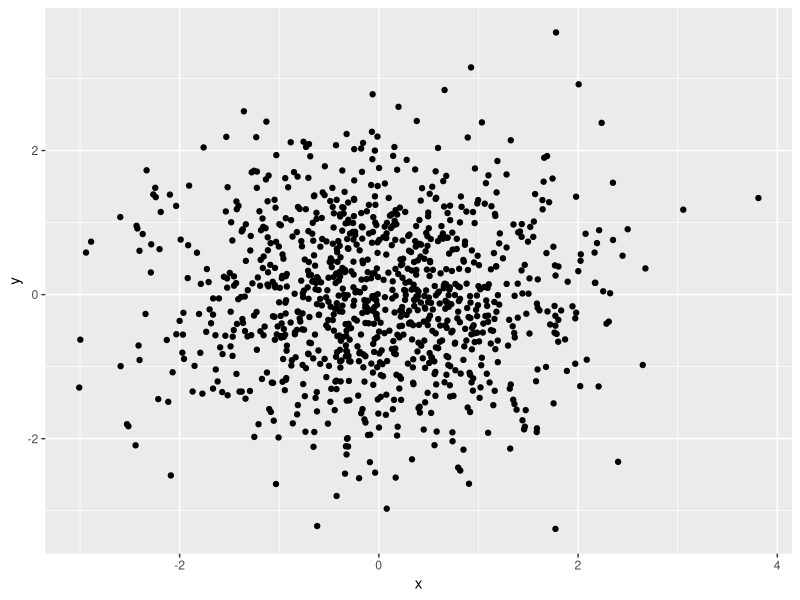
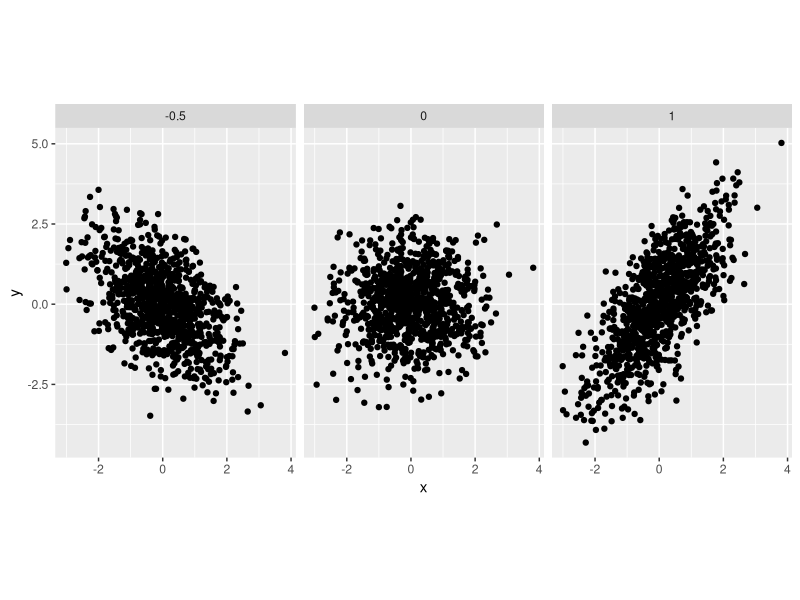
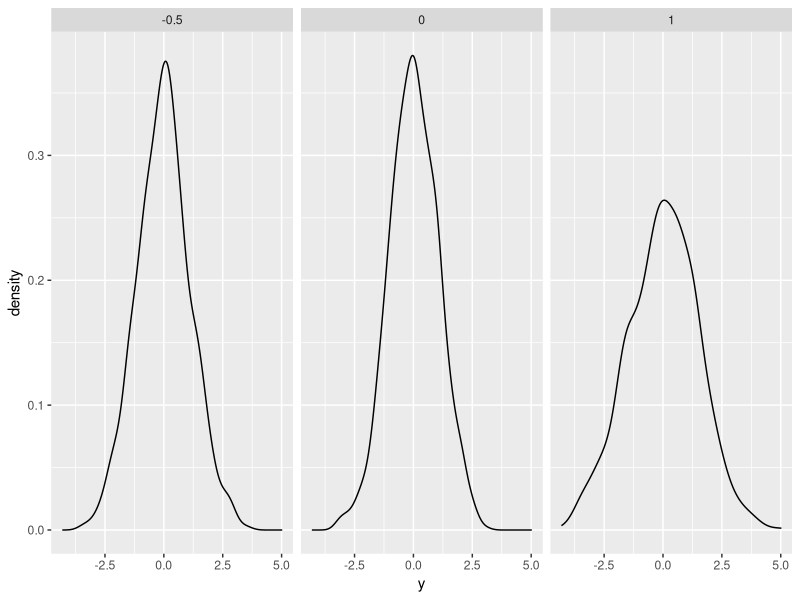
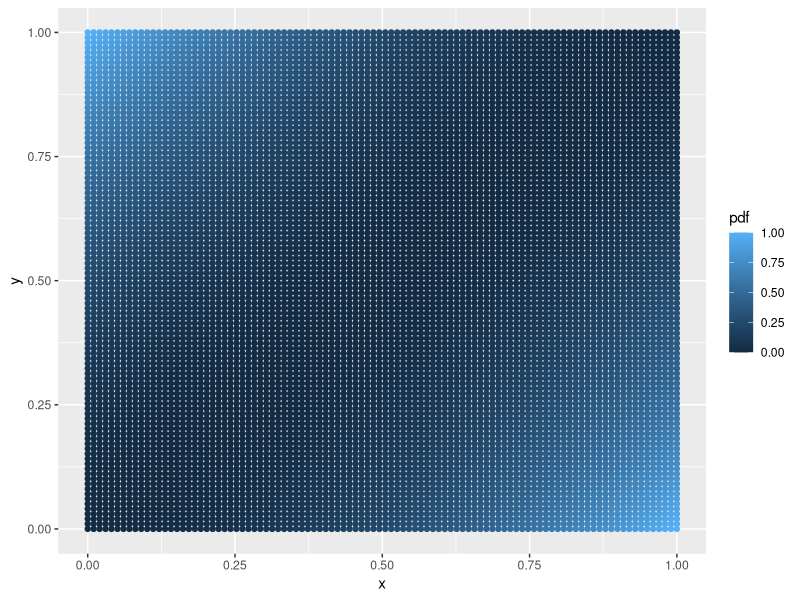
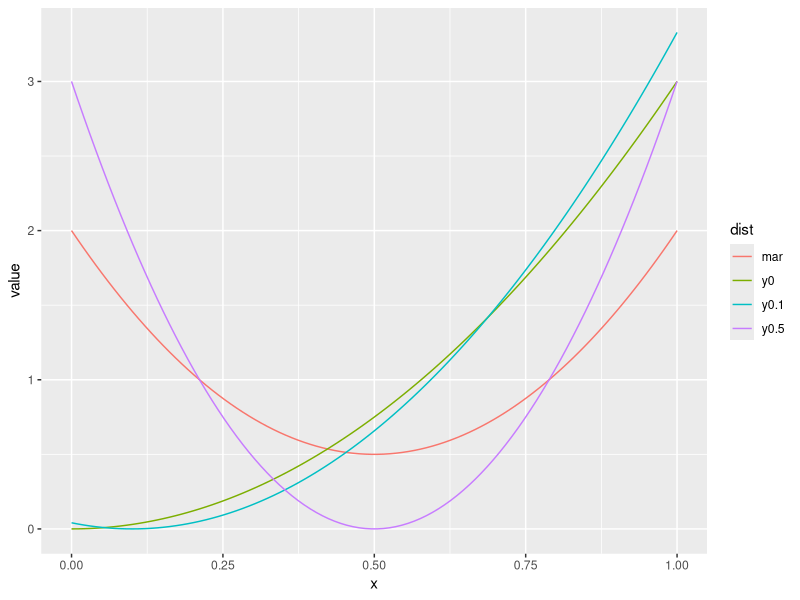
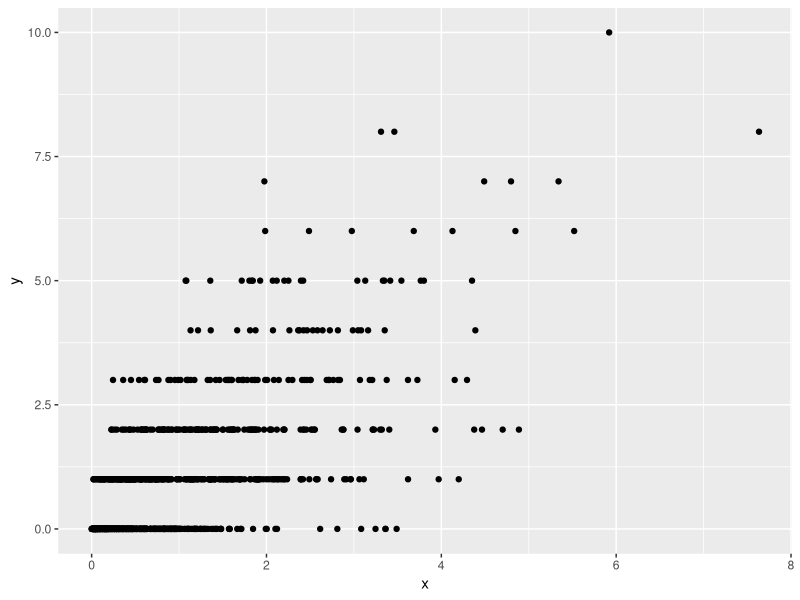
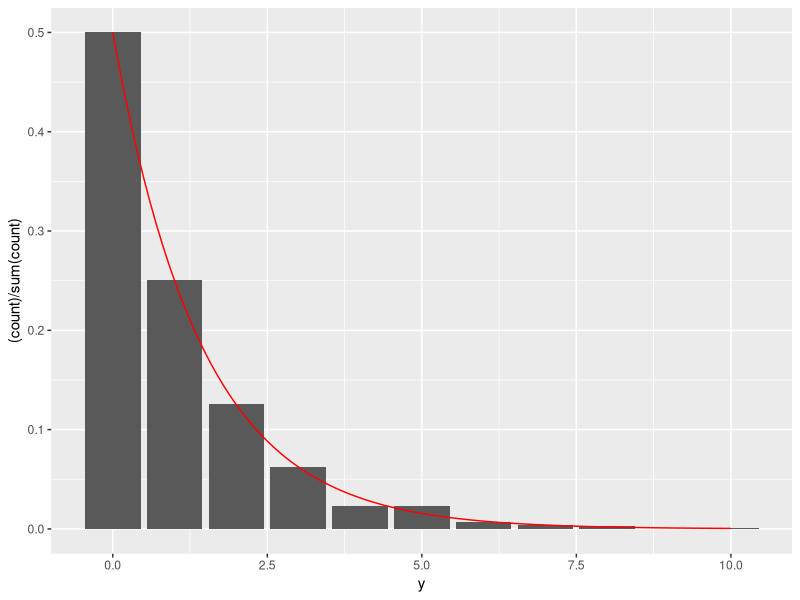

R code for these plots, in order:
## ---- chunk 1
togs <- TRUE
library(ggplot2)
library(dplyr)
library(reshape2)
library(tidyr)
# togs <- FALSE
## ---- chunk 2
set.seed(1)
nsamps <- 1000
x      <- rnorm(nsamps)
y      <- rnorm(nsamps)
ggplot(data.frame(x, y), aes(x = x, y = y)) +
  geom_point()

y1 <- rnorm(nsamps, mean = 1 * x)
y2 <- rnorm(nsamps, mean = 0 * x)
y3 <- rnorm(nsamps, mean = -0.5 * x)
df <- tibble(x = c(x,x,x),
             y = c(y1,y2,y3),
             a = c(rep(1, nsamps), rep(0, nsamps), rep(-0.5, nsamps)))
ggplot(df, aes(x = x, y = y)) +
  geom_point() +
  facet_wrap(~a) +
  coord_equal(ratio=1)

# Parameter a controls the scale of linear dependency between X and Y.

ggplot(df, aes(x = y)) +
  geom_density() +
  facet_wrap(~a)
## ---- chunk 3
set.seed(1)

# a
get_pdf    <- function (x, y) {
  return ((x - y)^2)
}
x_axis       <- seq(0, 1, length.out = 100)
y_axis       <- seq(0, 1, length.out = 100)
df           <- expand.grid(x_axis, y_axis)
colnames(df) <- c("x", "y")
df           <- cbind(df, pdf = get_pdf(df$x, df$y))
ggplot(data = df, aes(x = x, y = y, color = pdf)) +
  geom_point()


# b
mar_pdf <- function (x) {
  return (6 * x^2 - 6 * x + 2)
}
cond_pdf <- function (x, y) {
  return (((x - y)^2) / (y^2 - y + 1/3))
}
df <- tibble(x    = x_axis, 
             mar  = mar_pdf(x), 
             y0   = cond_pdf(x, 0), 
             y0.1 = cond_pdf(x, 0.1), 
             y0.5 = cond_pdf(x, 0.5)) %>%
  gather(dist, value, -x)
ggplot(df, aes(x = x, y = value, color = dist)) +
  geom_line()
## ---- chunk 4
set.seed(1)
px <- function (x, alpha, beta) {
  return((1 / factorial(x)) * (beta^alpha / gamma(alpha)) * 
           (gamma(x + alpha) / (1 + beta)^(x + alpha)))
}
nsamps <- 1000
rx     <- rgamma(nsamps, 1, 1)
ryx    <- rpois(nsamps, rx)
ggplot(data = data.frame(x = rx, y = ryx), aes(x = x, y = y)) + geom_point()
ggplot(data = data.frame(x = rx, y = ryx), aes(x = y)) + 
  geom_bar(aes(y = (..count..)/sum(..count..))) +
  stat_function(fun = px, args = list(alpha = 1, beta = 1), color = "red")
